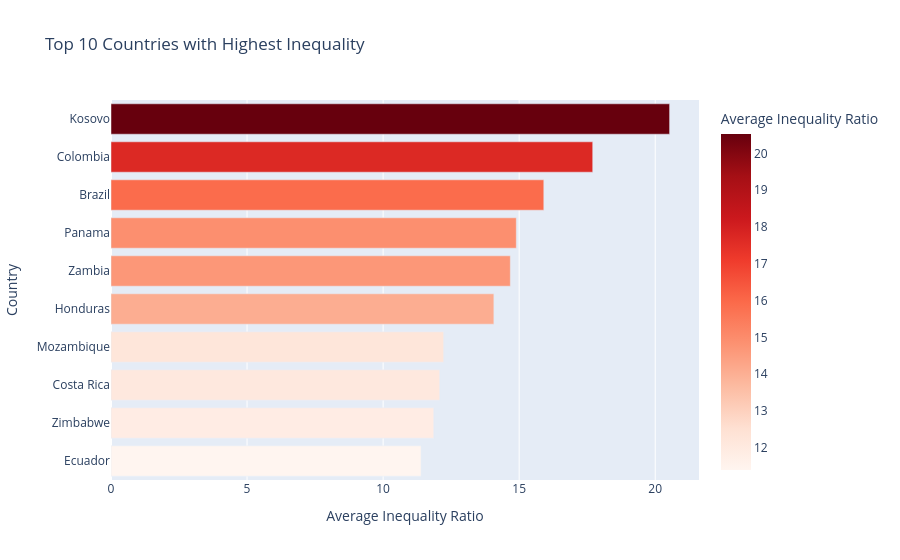

The cell this chart's notebook holds for it:
### Markdown cell above
## 3. Identifying the Extremes: Top 10 Most Unequal Nations
**Intent:** A global average often hides severe regional disparities. This visualization isolates the nations suffering from the most extreme wealth division.
**Insight:** By ranking the expected Top 20% / Bottom 20% ratio, we highlight specific geopolitical regions where economic output is profoundly concentrated at the top. Note how structural inequality behaves quite differently from purely low-GDP conditions.

### Code cell
import plotly.express as px

# calculate top 10 inequality countries
top10_ineq = (
    merged_df.groupby("country_name")["top20_bottom20_ratio"]
    .mean()
    .sort_values(ascending=False)
    .head(10)
    .reset_index()
)

# interactive bar chart
fig = px.bar(
    top10_ineq,
    x="top20_bottom20_ratio",
    y="country_name",
    orientation="h",
    color="top20_bottom20_ratio",
    color_continuous_scale="Reds",
    title="Top 10 Countries with Highest Inequality",
    labels={
        "top20_bottom20_ratio": "Average Inequality Ratio",
        "country_name": "Country"
    }
)

# customize hover
fig.update_traces(
    hovertemplate=
    "<b>Country:</b> %{y}<br>" +
    "<b>Inequality Ratio:</b> %{x:.2f}<extra></extra>"
)

# show highest at top
fig.update_layout(yaxis=dict(autorange="reversed"))

fig.show()

### Figure 1 — Plotly figure (JSON) as saved in the notebook; plotly's stock layout.template omitted (floating-point values rounded to 4 significant figures)
{"data": [{"hovertemplate": "<b>Country:</b> %{y}<br><b>Inequality Ratio:</b> %{x:.2f}<extra></extra>", "legendgroup": "", "marker": {"color": [20.53, 17.7, 15.91, 14.9, 14.67, 14.07, 12.23, 12.08, 11.86, 11.39], "coloraxis": "coloraxis", "pattern": {"shape": ""}}, "name": "", "orientation": "h", "showlegend": false, "textposition": "auto", "type": "bar", "x": [20.53, 17.7, 15.91, 14.9, 14.67, 14.07, 12.23, 12.08, 11.86, 11.39], "xaxis": "x", "y": ["Kosovo", "Colombia", "Brazil", "Panama", "Zambia", "Honduras", "Mozambique", "Costa Rica", "Zimbabwe", "Ecuador"], "yaxis": "y"}], "layout": {"barmode": "relative", "coloraxis": {"colorbar": {"title": {"text": "Average Inequality Ratio"}}, "colorscale": [[0, "rgb(255,245,240)"], [0.125, "rgb(254,224,210)"], [0.25, "rgb(252,187,161)"], [0.375, "rgb(252,146,114)"], [0.5, "rgb(251,106,74)"], [0.625, "rgb(239,59,44)"], [0.75, "rgb(203,24,29)"], [0.875, "rgb(165,15,21)"], [1, "rgb(103,0,13)"]]}, "legend": {"tracegroupgap": 0}, "title": {"text": "Top 10 Countries with Highest Inequality"}, "xaxis": {"anchor": "y", "domain": [0, 1], "title": {"text": "Average Inequality Ratio"}}, "yaxis": {"anchor": "x", "autorange": "reversed", "domain": [0, 1], "title": {"text": "Country"}}}}
